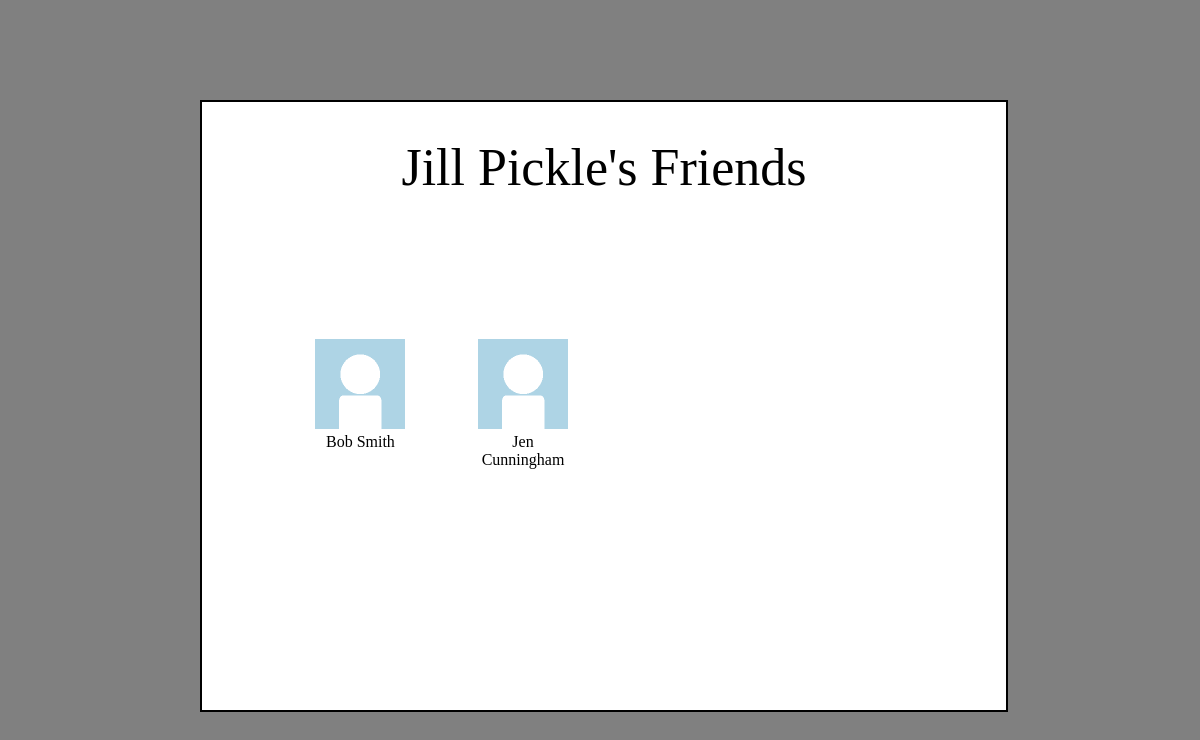
The page /zombie/profile/jill/friends/ on the database its author committed.
### zombie/models.py (models this page shows, shortened)
class UserProfile(models.Model):
    user = models.OneToOneField(User)
    avatar = models.ImageField(upload_to='profile_images', blank=True)
    friends = models.ManyToManyField('self', blank=True)
    has_killer_badge = models.BooleanField(default=False)
    has_survivor_badge = models.BooleanField(default=False)
    has_gatherer_badge = models.BooleanField(default=False)
    has_people_person_badge = models.BooleanField(default=False)
    has_explorer_badge = models.BooleanField(default=False)
    has_noob_badge = models.BooleanField(default=False)

### zombie/views.py (the view)
# urls.py: url(r'^profile/(?P<username>[\w]+)/friends/$', views.friends, name='friends'),
def friends(request, username):
    try:
        user = User.objects.get(username = username)
        user_profile = UserProfile.objects.get(user=user)
        context_dict = {
            'username':user.username,
            'first_name':user.first_name,
            'last_name':user.last_name,
            'friends':user_profile.friends.all()
        }
        return render(request, 'zombie/friends.html', context_dict)
    except User.DoesNotExist as u:
        print '%s (%s)' % (u.message, type(u))
        return redirect("/zombie/404/")

### templates/zombie/friends.html (shortened to what this page needs)
<!DOCTYPE html>
{% load staticfiles %}
<html>
    <head>
        <link rel="stylesheet" type="text/css" href="{% static 'css/common_style.css' %}" />
        <link rel="stylesheet" type="text/css" href="{% static 'css/friends_style.css' %}" />
    </head>
    <body>
        <div id="content_area">
            <div id="title_div">
                <span>{{ first_name }} {{ last_name }}'s Friends</span>
            </div>
            <div id="friends_list_div">
                {% for friend in friends %}
                    <div class="friend_div">
                        <a href="/zombie/profile/{{ friend.user.username }}/"><img src="{% if friend.avatar %} {{ friend.avatar.url }} {% else %} {% static 'img/blank_profile_picture.png' %} {% endif %}" width=90 height=90 /></a> <br />
                        {{ friend.user.first_name }} {{ friend.user.last_name }}
                    </div>
                {% endfor %}
            </div>
        </div>
    </body>
</html>

### static/css/common_style.css (style rules this page uses)
body { background-color: grey; }
#content_area { position: absolute; top: 50%; left: 50%; margin-left: -400px; margin-top: -300px; width: 804px; height: 608px; border-width: 2px; border-style: solid; background-color: white; }

### static/css/friends_style.css (style rules this page uses)
#title_div { position: absolute; top: 0px; left: 0px; height: 30%; width: 100%; text-align: center; line-height: 120px; font-size: 52px; }
#title_div span { display: inline-block; vertical-align: middle; line-height: normal; }
#friends_list_div { position: absolute; margin: 50px; top: 20%; left: 0px; right: 0px; bottom: 0px; overflow-y: auto; background-color: white; }
.friend_div { position: absolute; width: 90px; height: 90px; margin: -45px 0px 0px -45px; text-align: center; }
.friend_div:nth-child(4n+1) { left: 15.4% }
.friend_div:nth-child(4n+2) { left: 38.5% }

### rows shown on the page
UserProfile: user.first_name "Bob", user.last_name "Smith"
UserProfile: user.first_name "Jen", user.last_name "Cunningham"

### other values the page prints
{{ first_name }} "Jill"
{{ last_name }} "Pickle"
